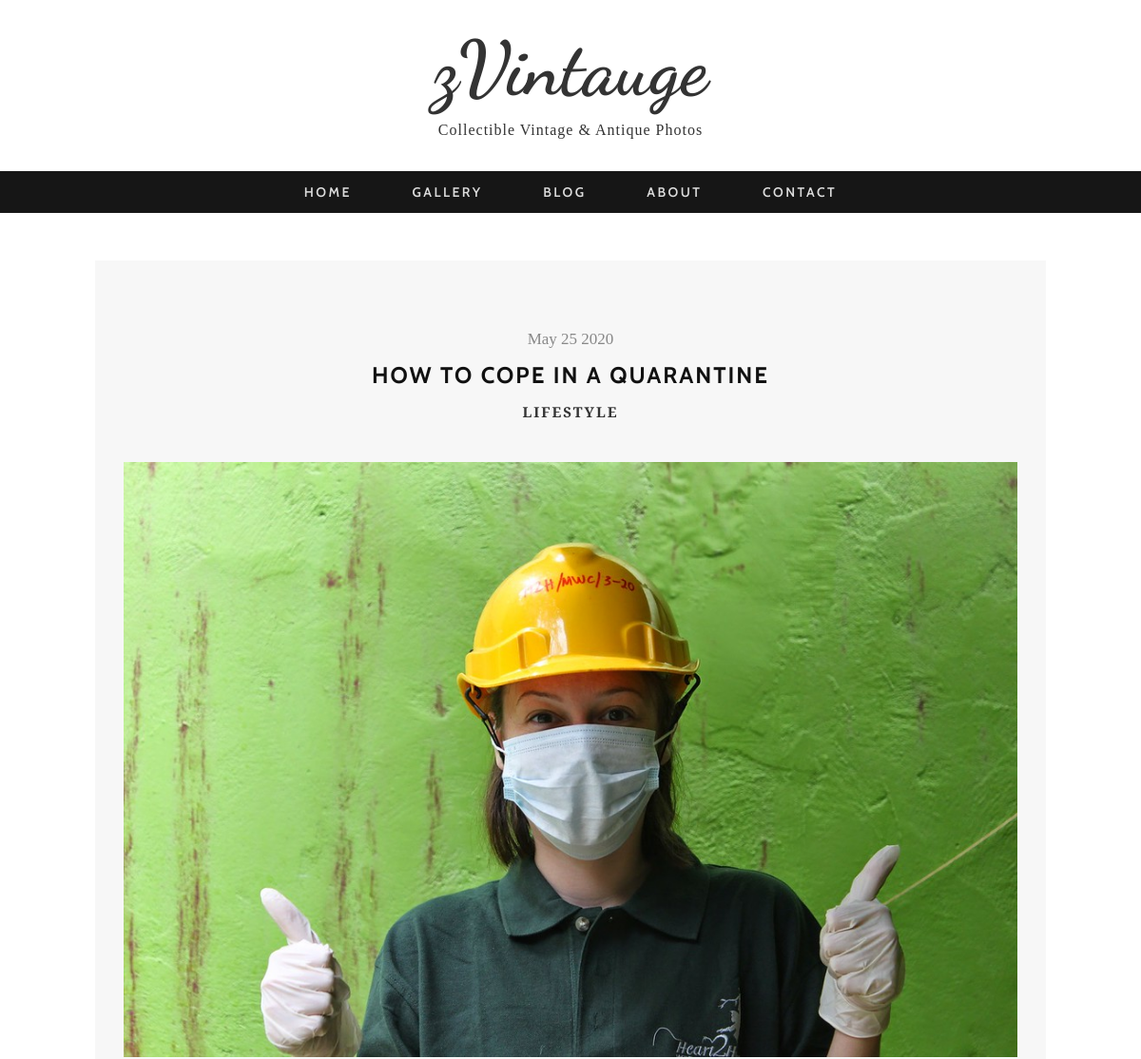
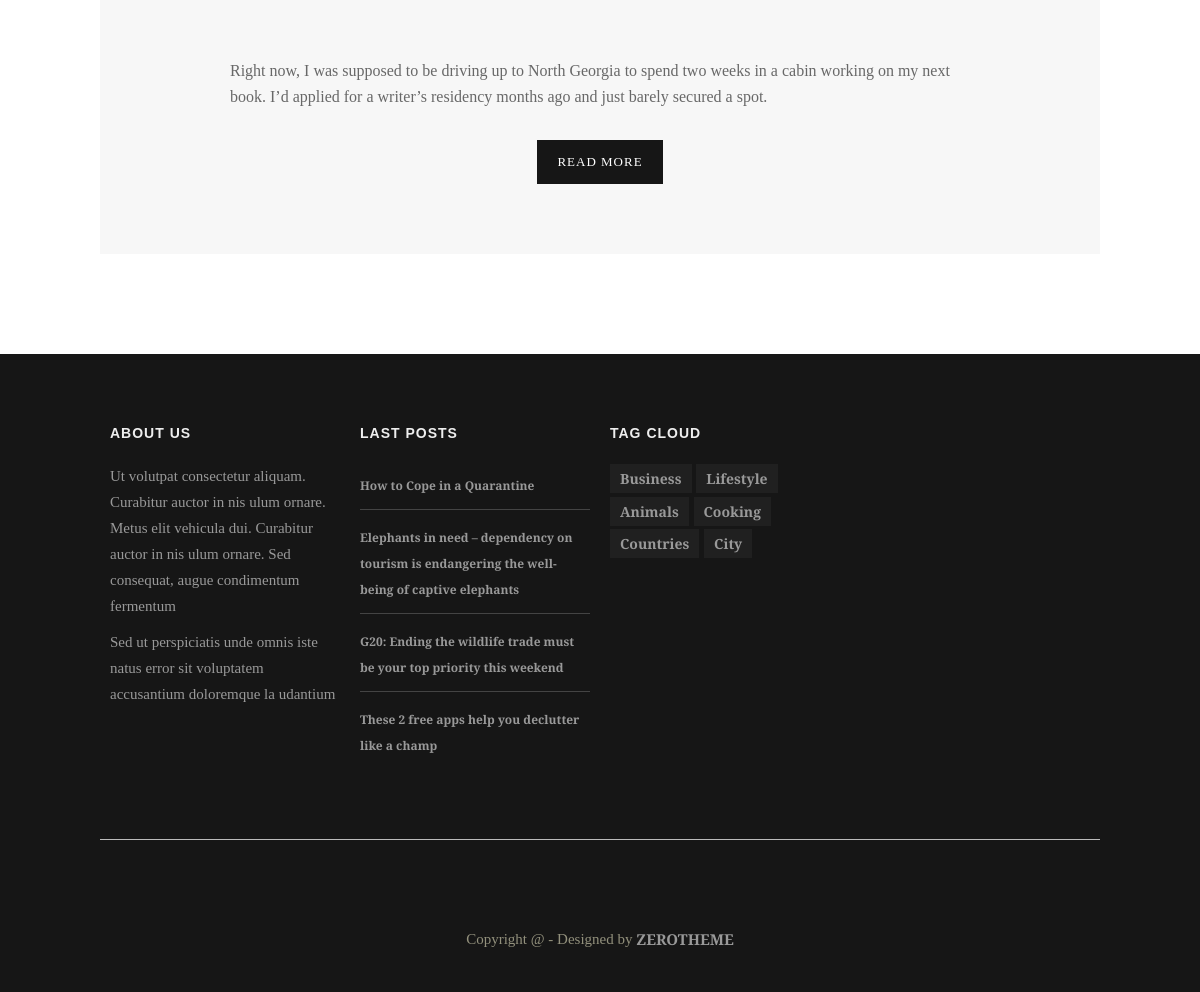
The page /blog/tag/lifestyle/ on the database its author committed (2 pictures, top to bottom).
### blog/models.py (models this page shows, shortened)
class Article(models.Model):
    title = models.CharField(max_length = 255)
    min_text = models.CharField(max_length = 1023, blank = True, default="")
    text = models.TextField()
    tags = models.ManyToManyField(Tag)
    date_created = models.DateTimeField(auto_now_add = True)
    image = models.ImageField(upload_to = 'images', null = True, blank = True)
    def get_absolute_url(self):
        return reverse('article_detail_url', kwargs = { 'id' : self.id })

class Tag(models.Model):
    name = models.CharField(max_length = 50)
    def get_absolute_url(self):
        return reverse('tag_detail_url', kwargs = { 'tagname' : self.name })

### blog/views.py (the view)
# urls.py: path('tag/<str:tagname>/', views.TagDetail.as_view(), name = 'tag_detail_url')
class TagDetail(View):
    def get(self, request, tagname):
        tag = Tag.objects.get(name = tagname)
        articles = tag.article_set.all()
        context = {
            'tag': tag,
            'object_list': articles
        }
        return render(request, 'blog/tag_detail.html', context)

### blog/templatetags/blog_extras.py (called while the page is built)
@register.simple_tag
def get_tags():
    tags = Tag.objects.all()
    return tags

@register.simple_tag
def get_last_posts():
    posts = Article.objects.order_by('-date_created')[:4]
    return posts

### blog/templates/blog/tag_detail.html (shortened to what this page needs)
{% extends 'base_blog.html' %}
{% block content %}
	{% include 'includes/articles.html' %}
{% endblock %}

### blog/templates/includes/articles.html
<section id="container">
    <div class="wrap-container">
        <div id="main-content">
            <div class="wrap-content">
                <div class="row">
                    {% for article in object_list %}
                        <article class="single-post zerogrid">
                            <div class="row wrap-post">
                                <div class="entry-header">
                                    <span class="time">{{ article.date_created|date:'F j Y' }}</span>
                                    <h2 class="entry-title"><a href="{{ article.get_absolute_url }}">{{ article.title }}</a></h2>
                                    <span class="cat-links">
                                        {% include 'includes/tags_list.html' %}
                                    </span>
                                </div>
                                <div class="post-thumbnail-wrap">
                                    {% if article.image %}
                                        <img src="{{ article.image.url }}" alt="{{ article.image }}"/>
                                    {% endif %}
                                </div>
                                <div class="entry-content">
                                    <p>{{ article.min_text }}</p>
                                    <center><a class="button " href="{{ article.get_absolute_url }}">Read More</a></center>
                                </div>
                            </div>
                        </article>
                    {% endfor %}
                </div>
            </div>
        </div>
    </div>
</section>

### blog/templates/includes/tags_list.html
{% for tag in article.tags.all %}
    {% if forloop.counter == article.tags.all.count %}
        <a href="{{ tag.get_absolute_url }}">{{ tag.name }}</a>
    {% else %}
        <a href="{{ tag.get_absolute_url }}">{{ tag.name }}</a>,
    {% endif %}
{% endfor %}

### blog/templates/includes/footer.html (shortened to what this page needs)
{% load blog_extras %}
<footer>
    <div class="zerogrid wrap-footer">
        <div class="row">
            <div class="col-1-4 col-footer-1">
                <div class="wrap-col">
                    <h3 class="widget-title">About Us</h3>
                    <p>Ut volutpat consectetur aliquam. Curabitur auctor in nis ulum ornare. Metus elit vehicula dui. Curabitur auctor in nis ulum ornare. Sed consequat, augue condimentum fermentum</p>
                    <p>Sed ut perspiciatis unde omnis iste natus error sit voluptatem accusantium doloremque la udantium</p>
                </div>
            </div>
            <div class="col-1-4 col-footer-2">
                <div class="wrap-col">
                    <h3 class="widget-title">Last Posts</h3>
                    <ul>
                        {% get_last_posts as posts %}
                        {% for post in posts %}
                            <li><a href="{{ post.get_absolute_url }}">{{ post.title }}</a></li>
                        {% endfor %}
                    </ul>
                </div>
            </div>
            <div class="col-1-4 col-footer-3">
                <div class="wrap-col">
                    <h3 class="widget-title">Tag Cloud</h3>
                    {% get_tags as tags %}
                    {% for tag in tags %}
                        <a href="{{ tag.get_absolute_url }}">{{ tag.name }}</a>
                    {% endfor %}
                </div>
            </div>
        </div>
    </div>
    <div class="zerogrid bottom-footer">
        <div class="row">
            <div class="bottom-social">
                <a href="#"></a>
                <a href="#"></a>
                <a href="#"></a>
                <a href="#"></a>
                <a href="#"></a>
                <a href="#"></a>
                <a href="#"></a>
                <a href="#"></a>
            </div>
        </div>
        <div class="copyright">
            Copyright @ - Designed by <a href="https://www.zerotheme.com" title="free website templates">ZEROTHEME</a>
        </div>
    </div>
</footer>

### static/css/zerogrid.css (style rules this page uses)
.zerogrid { width: 1000px; position: relative; margin: 0 auto; padding: 0px; }
.zerogrid:after { content: "\0020"; display: block; height: 0; clear: both; visibility: hidden; }
.zerogrid .row:before,.row:after { content: '\0020'; display: block; overflow: hidden; visibility: hidden; width: 0; height: 0; }
.zerogrid .row:after { clear: both; }
.zerogrid .row { zoom: 1; }
.zerogrid .wrap-col { margin:10px; }
.zerogrid .col-1-2, .zerogrid .col-1-3, .zerogrid .col-2-3, .zerogrid .col-1-4, .zerogrid .col-2-4, .zerogrid .col-3-4, .zerogrid .col-1-5, .zerogrid .col-2-5, .zerogrid .col-3-5, .zerogrid .col-4-5, .zerogrid .col-1-6, .zerogrid .col-2-6, .zerogrid .col-3-6, .zerogrid .col-4-6, .zerogrid .col-5-6 { float:left; display: inline-block; }
.zerogrid .col-1-4,.zerogrid .col-1-4-fixed { width:25%; }

### rows shown on the page
Article: date_created "May 25 2020", title "HOW TO COPE IN A QUARANTINE", image (picture), min_text "Right now, I was supposed to be driving up to North Georgia to spend two weeks in a cabin working on my next book. I’d applied for a writer’s residency months ago and just barely secured a spot.", title "How to Cope in a Quarantine"
Tag: name "LIFESTYLE", name "Lifestyle"
Article: title "Elephants in need – dependency on tourism is endangering the well-being of captive elephants"
Article: title "G20: Ending the wildlife trade must be your top priority this weekend"
Article: title "These 2 free apps help you declutter like a champ"
Tag: name "Business"
Tag: name "Animals"
Tag: name "Cooking"
Tag: name "Countries"
Tag: name "City"
